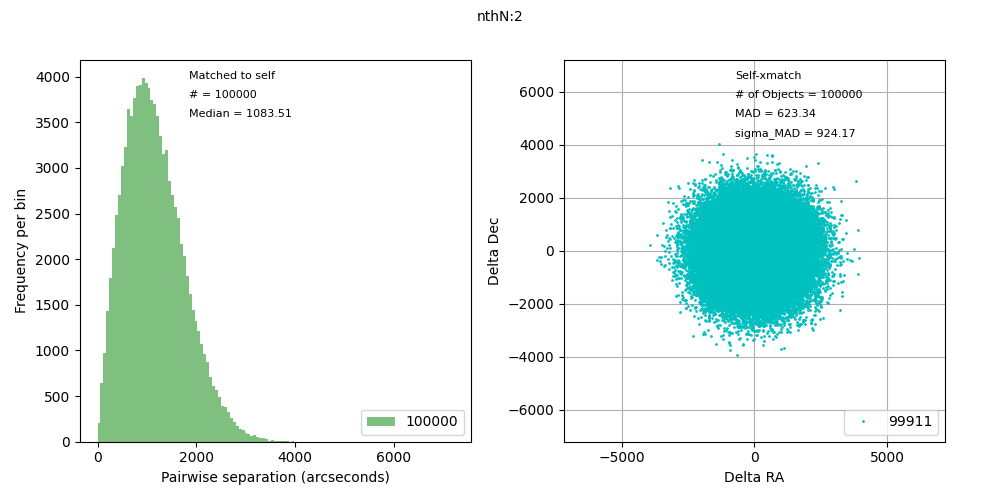

The Python source for this figure:
from __future__ import (division, print_function)

def xmatch_selfcheck(data=None,
                     colnames_radec=['ra', 'dec'],
                     units_radec=['degree', 'degree'],
                     rmax=10.0,
                     binsize=None,
                     plotfile=None,
                     saveplot=True,
                     showplot=False,
                     markersize=2.0,
                     nthneighbor=2,
                     suptitle="",
                     **keyword_parameter):
    """
    Based on check_matching.py by Chris Desira (Summer 2016)

    See also /home/rgm/soft/gaia/check_matching.py

    """

    import time
    import numpy as np

    import matplotlib.pyplot as plt

    from astropy.coordinates import (search_around_sky, SkyCoord,
                                 match_coordinates_sky)

    from astropy.stats import mad_std, median_absolute_deviation

    # make this conditional via exception check
    try:
        from plotid import plotid
    except:
        pass
    #except ImportError as error:
    #    print(error.__class__.__name__ + ": " + error.message)
    #except Exception as exception:
    #    print(exception, False)
    #    print(exception.__class__.__name__ + ": " + exception.message)

    print('__file__', __file__)
    print('__name__', __name__)

    print('colnames_radec:', colnames_radec)
    print('markersize:', markersize)

    t0 = time.time()

    ra = data[colnames_radec[0]]
    dec = data[colnames_radec[1]]
    print('RA range:', np.min(ra), np.max(ra))
    print('Dec range:', np.min(dec), np.max(dec))

    skycoord_objects = SkyCoord(ra, dec, unit=units_radec, frame='icrs')

    # nearest neighbor matches to itself
    # idx is an integer array into the first cordinate array to get the
    # matched points for the second coorindate array.
    # Shape of idx matches the first coordinate array
    print('Elapsed time(secs):', time.time() - t0)
    print('Self xmatch starting:', len(skycoord_objects))
    idx, d2d, d3d = match_coordinates_sky(skycoord_objects,
                                          skycoord_objects,
                                          nthneighbor=nthneighbor)
    print('Self xmatch completed:', len(idx))
    print('Elapsed time(secs):', time.time() - t0)

    #set limits

    separations = np.asarray(d2d.arcsec)
    print('Separation range:', np.min(separations), np.max(separations))
    print('Separation median:', np.median(separations))
    upperlimit = rmax
    upperlimit2 = rmax
    separations_reduced = separations[(separations<=upperlimit)]
    separations_orig = separations[(separations<=upperlimit2)]
    # psfmag_reduced=np.asarray(psfmag)[(separations<=upperlimit)]

    # separations_reduced = separations[(np.asarray(psfmag)<18.0)*(separations<=upperlimit2)]
    # separations_orig = separations[(separations<=upperlimit2)]
    # psfmag_reduced=np.asarray(psfmag)[(np.asarray(psfmag)<18.0)]

    masked_list_ra = np.asarray(skycoord_objects.ra)[(idx)]
    masked_list_dec = np.asarray(skycoord_objects.dec)[(idx)]
    masked_list_ra_cat = np.asarray(skycoord_objects.ra)
    masked_list_dec_cat = np.asarray(skycoord_objects.dec)
    # masked = skycoord_object[idx]
    # dra, ddec = skycoord_object.spherical_offsets_to(masked)
    # sky = SkyCoord(masked_list_ra*u.degree, masked_list_dec*u.degree, frame='icrs')
    # dra, ddec = skycoord_object.spherical_offsets_to(sky)
    # dra=float(dra.to(u.arcsec))
    # ddec=float(dra.to(u.arcsec))

    difference_ra = ((((masked_list_ra_cat-masked_list_ra)*np.cos(np.radians(masked_list_dec_cat))))*3600.0)
    difference_dec = (((masked_list_dec_cat-masked_list_dec))*3600.0)

    median_and_mean = [list(difference_ra), list(difference_dec)]
    median_and_mean = np.asarray(median_and_mean)
    mad_standard = mad_std(median_and_mean)
    mad_median = median_absolute_deviation(median_and_mean)
    length = len(masked_list_ra)
    med = np.median(separations)

    #pylab.title("file: %s"%files,size=14, fontsize='medium')

    fig = plt.figure(1, figsize=(10, 5))

    plt.suptitle(suptitle + 'nthN:' + str(nthneighbor), size=10)

    ax1 = fig.add_subplot(1,2,1)

    if binsize is None:
        bins = int(upperlimit2/0.5)
    if binsize is not None:
        bins = int(rmax/binsize) + 1
    print('bins:', bins)
    hist_range = [0.0, upperlimit2]
    print('hist_range:', hist_range)
    itest = (separations_orig < rmax)
    ndata = len(separations_orig[itest])
    n, b, patches = ax1.hist(separations_orig[itest],
                             bins=bins,
                             label=str(ndata),
                             range=hist_range,
                             color='green', alpha=0.5)
    bin_min = np.where(n == n.min())

    ax1.locator_params(axis='x',nbins=4)
    s0 = 'Matched to self'
    ax1.annotate(s0,(0.28,0.95), xycoords='axes fraction', size=8)

    s04 = '# = %i'%length
    ax1.annotate(s04,(0.28,0.90), xycoords='axes fraction', size=8)

    s01 = 'Median = %.2f' % med
    ax1.annotate(s01,(0.28,0.85), xycoords='axes fraction', size=8)

    ax1.set_xlabel('Pairwise separation (arcseconds)')
    ax1.set_ylabel('Frequency per bin')
    ax1.legend(loc='lower right')

    ax2 = fig.add_subplot(1,2,2, aspect='equal')

    alpha = 1.0
    itest = (np.abs(difference_ra) < rmax) & \
            (np.abs(difference_dec) < rmax)
    ndata = len(difference_ra[itest])
    ax2.plot(difference_ra[itest], difference_dec[itest],
             'oc', label = str(ndata),
             markersize=markersize,
             markeredgewidth=0.0,
             alpha=alpha) #0.5 smallest size

    ax2.axis([-1.0*rmax, rmax,-1.0*rmax, rmax])
    ax2.locator_params(axis='x',nbins=4)
    ax2.set_xlabel('Delta RA')
    ax2.set_ylabel('Delta Dec')
    s11 = 'Self-xmatch'
    ax2.annotate(s11,(0.45,0.95) , xycoords = 'axes fraction',size=8)
    s1 = '# of Objects = %i' % length
    ax2.annotate(s1,(0.45,0.90) , xycoords = 'axes fraction',size=8)
    s7 = 'MAD = %.2f' % mad_median
    ax2.annotate(s7,(0.45,0.85) , xycoords = 'axes fraction',size=8)
    s3 = 'sigma_MAD = %.2f' % mad_standard
    ax2.annotate(s3,(0.45,0.80) , xycoords = 'axes fraction',size=8)


    fig.tight_layout()
    ax2.grid()
    ax2.legend(loc='lower right')

    fig.subplots_adjust(top=0.88)

    # make room for the plotid on right edge
    fig.subplots_adjust(right=0.95)
    # plotid()

    if plotfile is None:
        plotfile = 'xmatch_selfcheck.png'

    if plotfile != None and saveplot:
        print('Saving plotfile:', plotfile)
        plt.savefig(plotfile)

    if showplot:
        plt.show()

    plt.close()

    return idx
